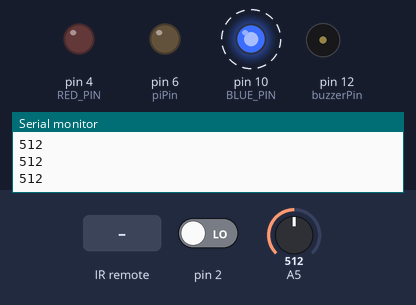
A sketch run on a simulated Arduino Uno, built with avr-gcc and run on an emulated ATmega328P. On the bench: output pins drawn as LEDs (lit = HIGH), buzzer (waves = sounding, pin HIGH), the last lines printed to the serial monitor. Dashed ring = blinking. The inputs (shaded band) are chosen by the test bench; at power-on: pin 2 LOW, A5 = 512.

Above: at 1.2 s.
1.3 s: infrared code 0xFD00FF received
At 1.6 s:
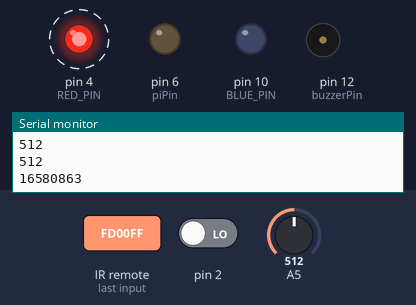
4.3 s: infrared code 0xFD30CF received
At 4.6 s:
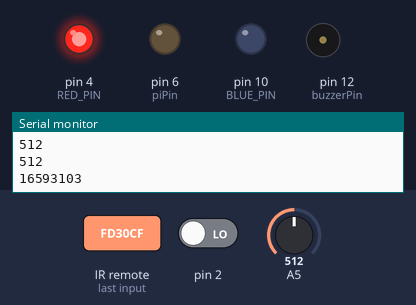
Timing chart, 0 to 7.3 s (numbered marks = the images above; inputs shaded):
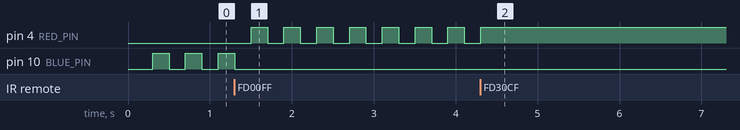

Measured:
- after the input at 1.3 s, pin 4 (RED_PIN): alternates HIGH for 0.20 s and LOW for 0.20 s, starting after 0.20 s; pin 10 (BLUE_PIN): goes on until 1.3 s, then stays LOW
- after the input at 4.3 s, pin 4 (RED_PIN): goes on until 4.3 s, then stays HIGH
- by itself, pin 10 (BLUE_PIN): alternates HIGH for 0.20 s and LOW for 0.20 s

The sketch:

piAlert.ino
```cpp
#include <IRremote.h>

/* LOGIC SWITCH */
int POWER = 1;
int POWER_US = 0;
int currentLed;

/* IR remote Sensor */
int RECV_PIN = 11;
IRrecv irrecv(RECV_PIN);
decode_results results;

/* RGB LED */
const int RED_PIN = 4;
//const int GREEN_PIN = 13;
const int BLUE_PIN = 10;

/* Define hardware connections Sound Sensor */
#define PIN_GATE_IN 3
#define IRQ_GATE_IN  0
#define PIN_ANALOG_IN A0

/* Pi PC */
#define piPin 6                 // PI PC

/* Sound Buzzer */
#define buzzerPin 12            // BUZZER

/* US sensor */
#define echoPin 7               // Echo Pin
#define trigPin 8               // Trigger Pin
int maximumRange = 200;         // Maximum range needed
int minimumRange = 0;           // Minimum range needed
long duration, distance;        // Duration used to calculate distance

/*  UltraSonic Sensor */
void ultraSonic() {

  if (!POWER_US ){
    return;
  }

  digitalWrite(trigPin, LOW);
  delayMicroseconds(2);

  digitalWrite(trigPin, HIGH);
  delayMicroseconds(10);

  digitalWrite(trigPin, LOW);
  duration = pulseIn(echoPin, HIGH);
  distance = duration / 58.2;

  if (distance >= maximumRange || distance <= minimumRange) {
//    Serial.println("US = -1");
//    digitalWrite(piPin, LOW);
  } else {
    if (distance > 3 && distance < 100) {
      Serial.println("US");
//        alarm();
    } else {

    }
  }
}

void alarm() {
  Serial.println("ALARM 1");
  digitalWrite(piPin, HIGH);
  delay(2000);
  digitalWrite(piPin, LOW);
}

int sensorValue; // air sensor

void setup() {
  Serial.begin(9600);
  Serial.flush();

  pinMode(RED_PIN, OUTPUT);
  //  pinMode(GREEN_PIN, OUTPUT);
  pinMode(BLUE_PIN, OUTPUT);

  /* configure input to interrupt sound sensor */
  pinMode(PIN_GATE_IN, INPUT);
  attachInterrupt(IRQ_GATE_IN, soundISR, CHANGE);

  /* Pi PC */
  pinMode(piPin, OUTPUT);

  /* Sound Buzzer */
  pinMode(buzzerPin, OUTPUT);

  /* US sensor */
  pinMode(trigPin, OUTPUT);
  pinMode(echoPin, INPUT);

  /* IR Remote */
  irrecv.enableIRIn(); // Start the receiver

  currentLed = BLUE_PIN;
}


void soundISR() {
    if (POWER == 1){
//      Serial.println("SOUND");
//      alarm();


//      digitalWrite(piPin, HIGH);
//      delay(2000);
//      digitalWrite(piPin, LOW);
    }
}


void remote() {
  if (irrecv.decode(&results)) {
    Serial.println(results.value);

    if (results.value == 16580863 && POWER == 1) {
      POWER = 0;
      currentLed = BLUE_PIN;
    } else if (results.value == 16580863) {
      POWER = 1;
      currentLed = RED_PIN;
    }

    if (results.value == 16593103 && POWER_US == 1) {
      POWER_US = 0;
    } else if (results.value == 16593103) {
      POWER_US = 1;
    }

    digitalWrite(currentLed, LOW);
    irrecv.resume(); // Receive the next value
  }
}


void loop() {
  sensorValue = analogRead(5);       // read analog input pin 5
  Serial.println(sensorValue, DEC);  // prints the value read
  delay(100);                        // wait 100ms for next reading

  remote();

  if (POWER) {
    currentLed = BLUE_PIN;
    ultraSonic();
  } else {
    currentLed = RED_PIN;
  }

  digitalWrite(currentLed, HIGH);

  if (!POWER_US){
    digitalWrite(currentLed, LOW);
    delay(200);
    digitalWrite(currentLed, HIGH);
  }

  delay(100);
}
```
